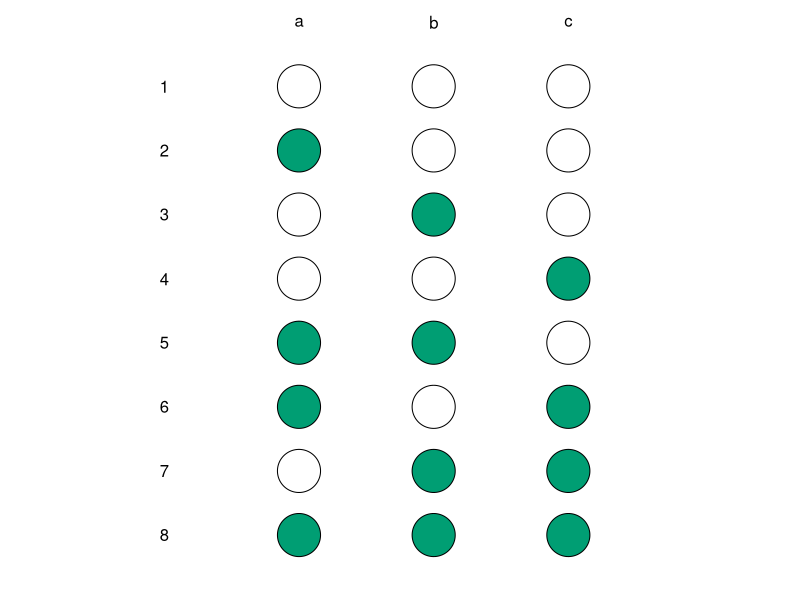
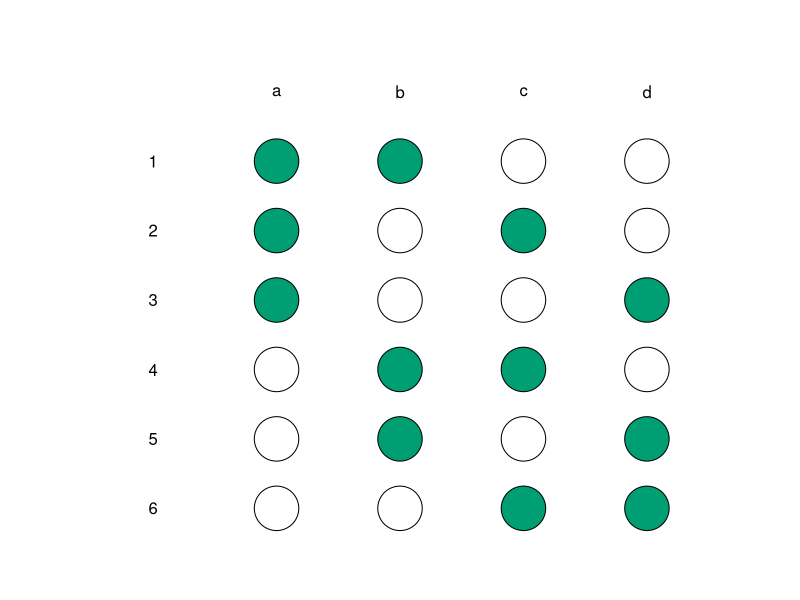
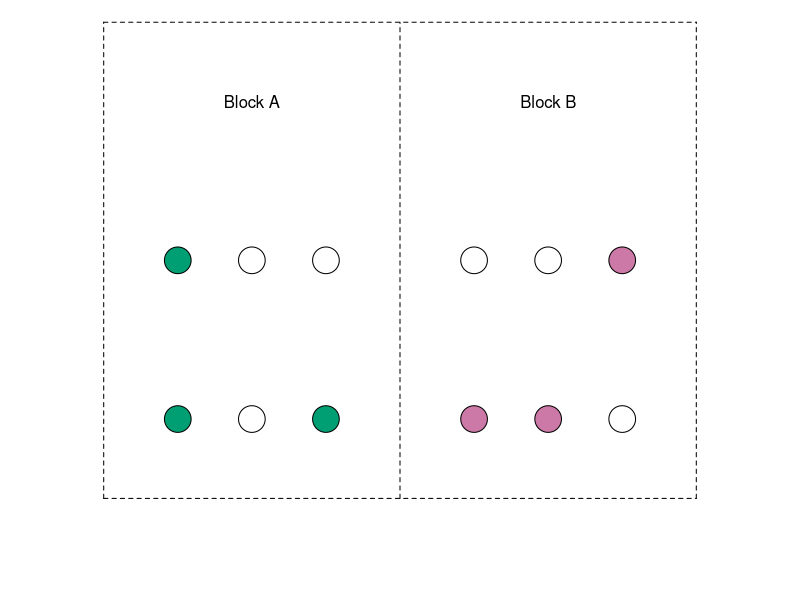
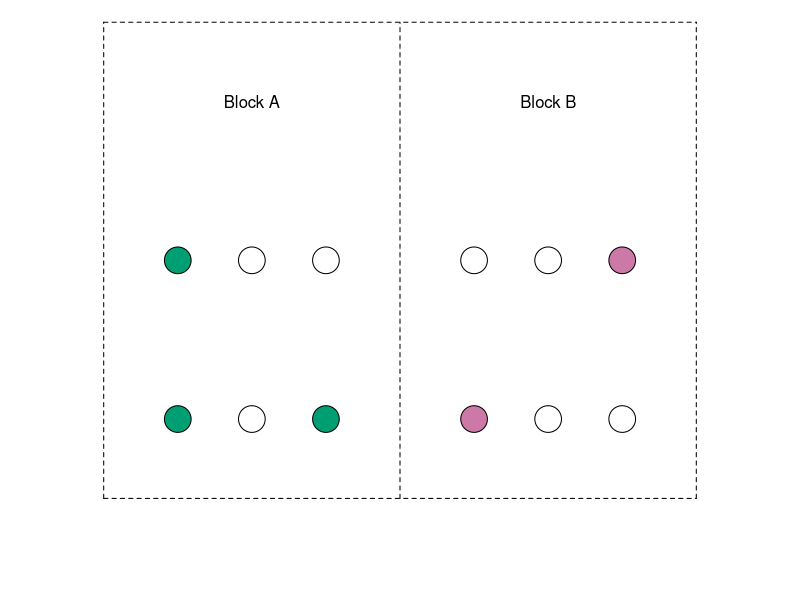
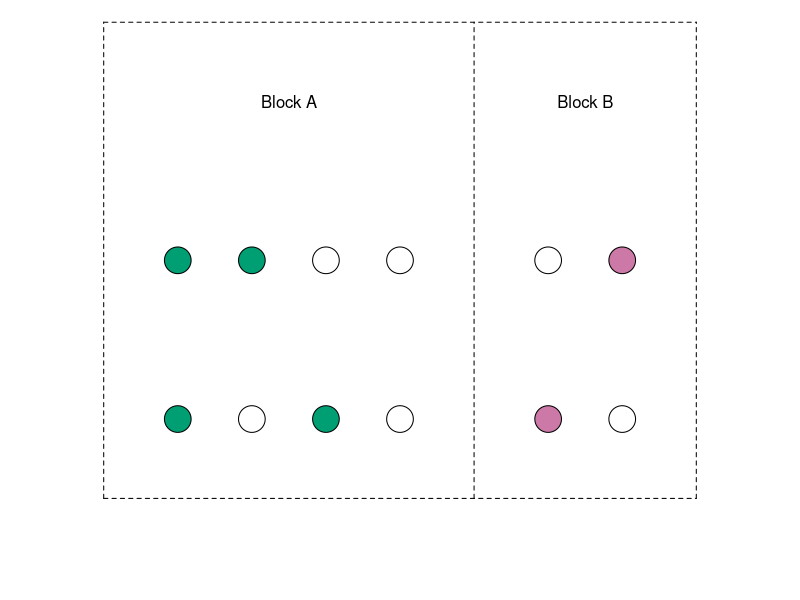
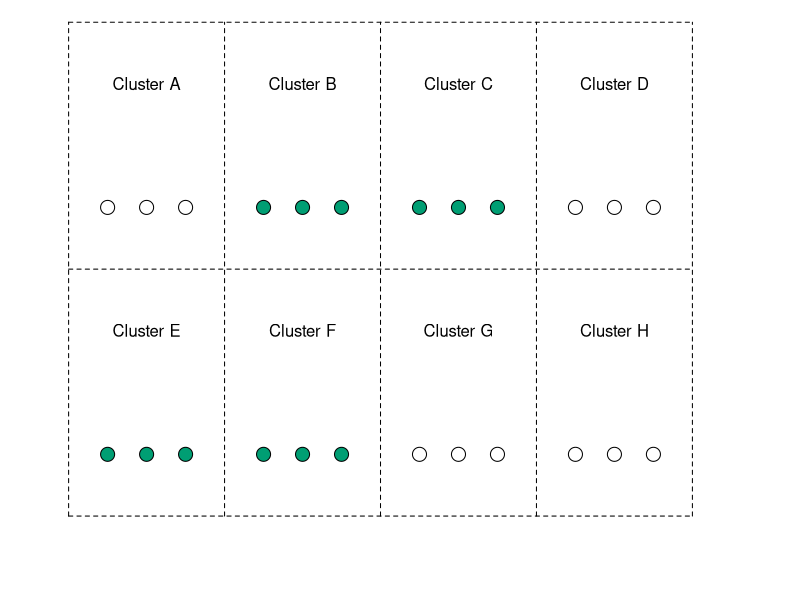
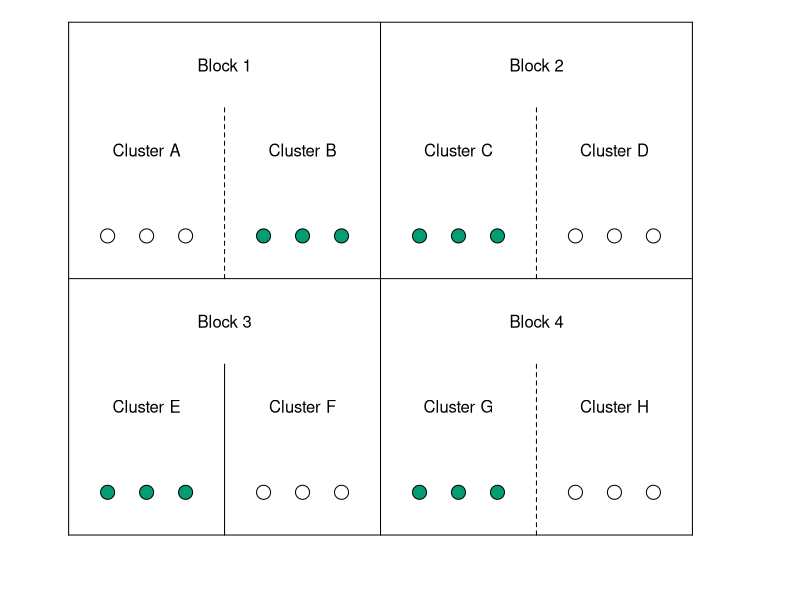
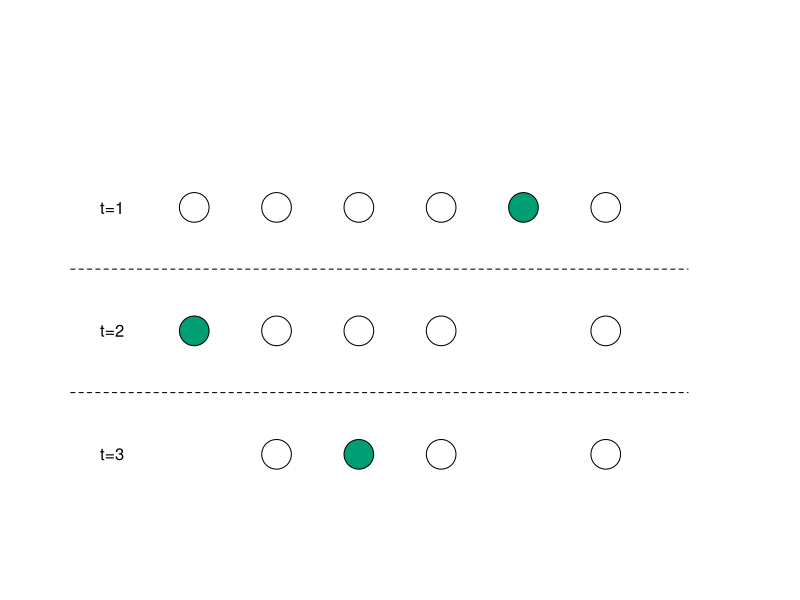

R code for these plots, in order:
## randomization_figs.R
##
## Nahomi Ichino, April 2023, for EGAP Learning Days
## for lecture slides on randomization 

library(plotrix)


## simple randomization
png(file="simple_randomization.png", width=960, height=760, pointsize=36)
par(mar=c(0,0,0,0))
s=.5
r=.08
plot(c(-1,3.5*s), c(24,-2), type="n", main="", xlab="", ylab="", axes=FALSE)

draw.circle(0,0,r, col="#009E73")
draw.circle(s,0,r, col="#009E73")
draw.circle(2*s,0,r, col="#009E73")

draw.circle(0,3,r)
draw.circle(s,3,r, col="#009E73")
draw.circle(2*s,3,r, col="#009E73")

draw.circle(0,6,r, col="#009E73")
draw.circle(s,6,r)
draw.circle(2*s,6,r, col="#009E73")

draw.circle(0,9,r, col="#009E73")
draw.circle(s,9,r, col="#009E73")
draw.circle(2*s,9,r)

draw.circle(0,12,r)
draw.circle(s,12,r)
draw.circle(2*s,12,r, col="#009E73")

draw.circle(0,15,r)
draw.circle(s,15,r, col="#009E73")
draw.circle(2*s,15,r)

draw.circle(0,18,r, col="#009E73")
draw.circle(s,18,r)
draw.circle(2*s,18,r)

draw.circle(0,21,r)
draw.circle(s,21,r)
draw.circle(2*s,21,r)

text(0,24, "a")
text(s,24, "b")
text(2*s,24, "c")

text(-s, 21, "1")
text(-s, 18, "2")
text(-s, 15, "3")
text(-s, 12, "4")
text(-s, 9, "5")
text(-s, 6, "6")
text(-s, 3, "7")
text(-s, 0, "8")

dev.off()



## complete randomization
png(file="complete_randomization.png", width=960, height=960, pointsize=36)
par(mar=c(0,0,0,0))

x=.5
r=.09
l=1
plot(c(-1,2), c(8,0), type="n", main="", xlab="", ylab="", axes=FALSE)
# plot(c(-1,4), c(20,-2), type="n", main="", xlab="", ylab="", axes=FALSE)

# draw.circle(0,0,r)
# draw.circle(x,0,r)
# draw.circle(2*x,0,r)
# draw.circle(3*x,0,r)

draw.circle(0,l,r)
draw.circle(x,l,r)
draw.circle(2*x,l,r, col="#009E73")
draw.circle(3*x,l,r, col="#009E73")

draw.circle(0,l*2,r)
draw.circle(x,l*2,r, col="#009E73")
draw.circle(2*x,l*2,r)
draw.circle(3*x,l*2,r, col="#009E73")

draw.circle(0,l*3,r)
draw.circle(x,l*3,r, col="#009E73")
draw.circle(2*x,l*3,r, col="#009E73")
draw.circle(3*x,l*3,r)

draw.circle(0,l*4,r, col="#009E73")
draw.circle(x,l*4,r)
draw.circle(2*x,l*4,r)
draw.circle(3*x,l*4,r, col="#009E73")

draw.circle(0,l*5,r, col="#009E73")
draw.circle(x,l*5,r)
draw.circle(2*x,l*5,r, col="#009E73")
draw.circle(3*x,l*5,r)

draw.circle(0,l*6,r, col="#009E73")
draw.circle(x,l*6,r, col="#009E73")
draw.circle(2*x,l*6,r)
draw.circle(3*x,l*6,r)

text(0, 7, "a")
text(x, 7, "b")
text(x*2, 7, "c")
text(x*3, 7, "d")

text(-x, 6, "1")
text(-x, 5, "2")
text(-x, 4, "3")
text(-x, 3, "4")
text(-x, 2, "5")
text(-x, 1, "6")

dev.off()

## block randomization
png(file="block_randomization.png", width=960, height=300, pointsize=36)
par(mar=c(0,0,0,0))

x=.5
r=.09
l=1
plot(c(-1,4), c(2.5,-1), type="n", main="", xlab="", ylab="", axes=FALSE)

draw.circle(0,0,r, col="#009E73")
draw.circle(x,0,r)
draw.circle(2*x,0,r, col="#009E73")

draw.circle(0,1,r, col="#009E73")
draw.circle(x,1,r)
draw.circle(2*x,1,r)

draw.circle(4*x,0,r, col="#CC79A7")
draw.circle(5*x,0,r, col="#CC79A7")
draw.circle(6*x,0,r)
draw.circle(4*x,1,r)
draw.circle(5*x,1,r)
draw.circle(6*x,1,r, col="#CC79A7")


text(x, 2, "Block A")
text(x*5, 2, "Block B")

segments(x0=1.5, y0=-0.5, x1=1.5, y1=2.5, lty=2)
segments(x0=-0.5, y0=2.5, x1=3.5, y1=2.5, lty=2)
segments(x0=-0.5, y0=-0.5, x1=3.5, y1=-0.5, lty=2)
segments(x0=-0.5, y0=-0.5, x1=-0.5, y1=2.5, lty=2)
segments(x0=3.5, y0=-0.5, x1=3.5, y1=2.5, lty=2)


dev.off()

## block randomization with diff prob of treatment assignment
png(file="block_randomization_diffprob.png", width=960, height=300, pointsize=36)
par(mar=c(0,0,0,0))

x=.5
r=.09
l=1
plot(c(-1,4), c(2.5,-1), type="n", main="", xlab="", ylab="", axes=FALSE)

draw.circle(0,0,r, col="#009E73")
draw.circle(x,0,r)
draw.circle(2*x,0,r, col="#009E73")

draw.circle(0,1,r, col="#009E73")
draw.circle(x,1,r)
draw.circle(2*x,1,r)

draw.circle(4*x,0,r, col="#CC79A7")
draw.circle(5*x,0,r)
draw.circle(6*x,0,r)
draw.circle(4*x,1,r)
draw.circle(5*x,1,r)
draw.circle(6*x,1,r, col="#CC79A7")


text(x, 2, "Block A")
text(x*5, 2, "Block B")

segments(x0=1.5, y0=-0.5, x1=1.5, y1=2.5, lty=2)
segments(x0=-0.5, y0=2.5, x1=3.5, y1=2.5, lty=2)
segments(x0=-0.5, y0=-0.5, x1=3.5, y1=-0.5, lty=2)
segments(x0=-0.5, y0=-0.5, x1=-0.5, y1=2.5, lty=2)
segments(x0=3.5, y0=-0.5, x1=3.5, y1=2.5, lty=2)


dev.off()


## block randomization with different block sizes 
png(file="block_randomization_diffsize.png", width=960, height=300, pointsize=36)
par(mar=c(0,0,0,0))

x=.5
r=.09
l=1
plot(c(-1,4), c(2.5,-1), type="n", main="", xlab="", ylab="", axes=FALSE)

draw.circle(0,0,r, col="#009E73")
draw.circle(x,0,r)
draw.circle(2*x,0,r, col="#009E73")
draw.circle(3*x,0,r)

draw.circle(0,1,r, col="#009E73")
draw.circle(x,1,r, col="#009E73")
draw.circle(2*x,1,r)
draw.circle(3*x,1,r)

draw.circle(5*x,0,r, col="#CC79A7")
draw.circle(6*x,0,r)
draw.circle(5*x,1,r)
draw.circle(6*x,1,r, col="#CC79A7")


text(x*1.5, 2, "Block A")
text(x*5.5, 2, "Block B")

segments(x0=2, y0=-0.5, x1=2, y1=2.5, lty=2)
segments(x0=-0.5, y0=2.5, x1=3.5, y1=2.5, lty=2)
segments(x0=-0.5, y0=-0.5, x1=3.5, y1=-0.5, lty=2)
segments(x0=-0.5, y0=-0.5, x1=-0.5, y1=2.5, lty=2)
segments(x0=3.5, y0=-0.5, x1=3.5, y1=2.5, lty=2)


dev.off()


## cluster randomization
png(file="cluster_randomization.png", width=960, height=960, pointsize=36)
par(mar=c(0,0,0,0))

x=.5
r=.09
l=1
plot(c(-1,15*x+1), c(3.5,-1), type="n", main="", xlab="", ylab="", axes=FALSE)

draw.circle(0,0,r, col="#009E73")
draw.circle(x,0,r, col="#009E73")
draw.circle(2*x,0,r, col="#009E73")

draw.circle(4*x,0,r, col="#009E73")
draw.circle(5*x,0,r, col="#009E73")
draw.circle(6*x,0,r, col="#009E73")

draw.circle(8*x,0,r)
draw.circle(9*x,0,r)
draw.circle(10*x,0,r)

draw.circle(12*x,0,r)
draw.circle(13*x,0,r)
draw.circle(14*x,0,r)

text(x, 1, "Cluster E")
text(x*5, 1, "Cluster F")
text(x*9, 1, "Cluster G")
text(x*13, 1, "Cluster H")

draw.circle(0,2,r)
draw.circle(x,2,r)
draw.circle(2*x,2,r)

draw.circle(4*x,2,r, col="#009E73")
draw.circle(5*x,2,r, col="#009E73")
draw.circle(6*x,2,r, col="#009E73")

draw.circle(8*x,2,r, col="#009E73")
draw.circle(9*x,2,r, col="#009E73")
draw.circle(10*x,2,r, col="#009E73")

draw.circle(12*x,2,r)
draw.circle(13*x,2,r)
draw.circle(14*x,2,r)

text(x, 3, "Cluster A")
text(x*5, 3, "Cluster B")
text(x*9, 3, "Cluster C")
text(x*13, 3, "Cluster D")


segments(x0=-1*x, y0=-0.5, x1=-1*x, y1=3.5, lty=2)
segments(x0=3*x, y0=-0.5, x1=3*x, y1=3.5, lty=2)
segments(x0=7*x, y0=-0.5, x1=7*x, y1=3.5, lty=2)
segments(x0=11*x, y0=-0.5, x1=11*x, y1=3.5, lty=2)
segments(x0=15*x, y0=-0.5, x1=15*x, y1=3.5, lty=2)

segments(x0=-1*x, y0=-0.5, x1=15*x, y1=-0.5, lty=2)
segments(x0=-1*x, y0=1.5, x1=15*x, y1=1.5, lty=2)
segments(x0=-1*x, y0=3.5, x1=15*x, y1=3.5, lty=2)



dev.off()



## block-cluster randomization
png(file="blockcluster_randomization.png", width=960, height=480, pointsize=36)
par(mar=c(0,0,0,0))

x=.5
r=.09
l=1
plot(c(-1,15*x+1), c(5.5,-1), type="n", main="", xlab="", ylab="", axes=FALSE)

draw.circle(0,0,r, col="#009E73")
draw.circle(x,0,r, col="#009E73")
draw.circle(2*x,0,r, col="#009E73")

draw.circle(4*x,0,r)
draw.circle(5*x,0,r)
draw.circle(6*x,0,r)

draw.circle(8*x,0,r, col="#009E73")
draw.circle(9*x,0,r, col="#009E73")
draw.circle(10*x,0,r, col="#009E73")

draw.circle(12*x,0,r)
draw.circle(13*x,0,r)
draw.circle(14*x,0,r)

text(x, 1, "Cluster E")
text(x*5, 1, "Cluster F")
text(x*9, 1, "Cluster G")
text(x*13, 1, "Cluster H")
text(x*3, 2, "Block 3")
text(x*11, 2, "Block 4")

draw.circle(0,3,r)
draw.circle(x,3,r)
draw.circle(2*x,3,r)

draw.circle(4*x,3,r, col="#009E73")
draw.circle(5*x,3,r, col="#009E73")
draw.circle(6*x,3,r, col="#009E73")

draw.circle(8*x,3,r, col="#009E73")
draw.circle(9*x,3,r, col="#009E73")
draw.circle(10*x,3,r, col="#009E73")

draw.circle(12*x,3,r)
draw.circle(13*x,3,r)
draw.circle(14*x,3,r)

text(x, 4, "Cluster A")
text(x*5, 4, "Cluster B")
text(x*9, 4, "Cluster C")
text(x*13, 4, "Cluster D")
text(x*3, 5, "Block 1")
text(x*11, 5, "Block 2")

segments(x0=-1*x, y0=-0.5, x1=-1*x, y1=5.5, lty=1)
segments(x0=15*x, y0=-0.5, x1=15*x, y1=5.5, lty=1)
segments(x0=-1*x, y0=-0.5, x1=15*x, y1=-0.5, lty=1)
segments(x0=-1*x, y0=2.5, x1=15*x, y1=2.5, lty=1)
segments(x0=-1*x, y0=5.5, x1=15*x, y1=5.5, lty=1)
segments(x0=7*x, y0=-0.5, x1=7*x, y1=5.5, lty=1)


segments(x0=3*x, y0=-0.5, x1=3*x, y1=1.5, lty=1)
segments(x0=3*x, y0=2.5, x1=3*x, y1=4.5, lty=2)

segments(x0=11*x, y0=-0.5, x1=11*x, y1=1.5, lty=2)
segments(x0=11*x, y0=2.5, x1=11*x, y1=4.5, lty=2)

dev.off()


## delayed access design
png(file="./Images/delayed_access.png", width=960, height=480, pointsize=36)
par(mar=c(0,0,0,0))

x=.5
r=.09
l=1
plot(c(-1,5*x+1), c(3.5,-1), type="n", main="", xlab="", ylab="", axes=FALSE)

draw.circle(x,0,r)
draw.circle(2*x,0,r, col="#009E73")
draw.circle(3*x,0,r)
draw.circle(5*x,0,r)

draw.circle(0,1,r, col="#009E73")
draw.circle(x,1,r)
draw.circle(2*x,1,r)
draw.circle(3*x,1,r)
draw.circle(5*x,1,r)

draw.circle(0,2,r)
draw.circle(x,2,r)
draw.circle(2*x,2,r)
draw.circle(3*x,2,r)
draw.circle(4*x,2,r, col="#009E73")
draw.circle(5*x,2,r)

text(-x, 2, "t=1")
text(-x, 1, "t=2")
text(-x, 0, "t=3")


segments(x0=-1.5*x, y0=1.5, x1=6*x, y1=1.5, lty=2)
segments(x0=-1.5*x, y0=0.5, x1=6*x, y1=0.5, lty=2)



dev.off()

